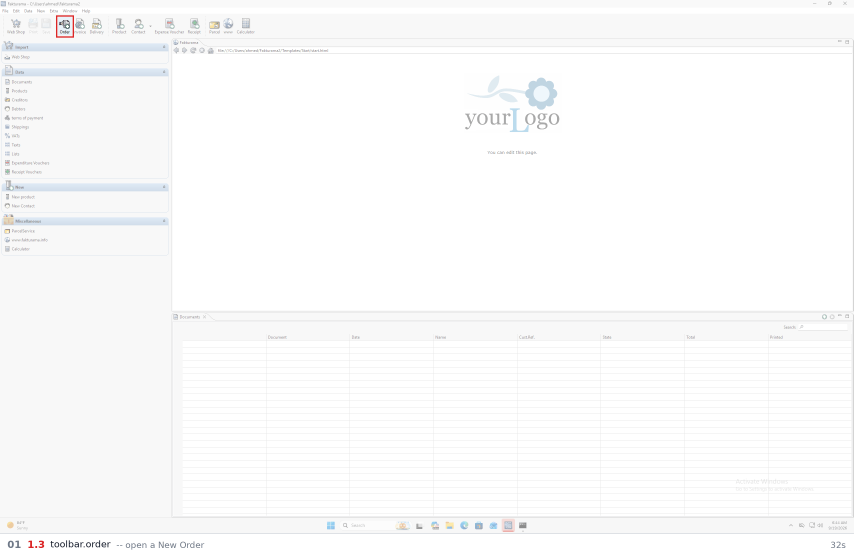
#> input picture docs/film/001-click-toolbar.order.png, 2560 x 1664 px (shown at 1/3 size); its folder holds only this picture in this run
$ python storyboard.py
#> lines starting #> are read from the running program, lines starting #| are printed output that depends on the picture
"""Lay the frames from a --film run out in order, as a contact sheet.

    python -m src.run input/order.png --film      # writes docs/film/NNN-*.png
    python3 tools/storyboard.py                   # writes docs/screenshots/storyboard-N.png

The annotated screenshots argue that each step is correct. This argues something
else: that the steps happen in the order the spec sets out, one continuous run,
without the reviewer having to sit through six minutes of it. Each tile is a
real frame taken straight after the click that produced it, captioned with the
control that was clicked and the spec step that clicked it.

Frames are downscaled hard on purpose. Nobody reads a contact sheet for detail --
they read it for shape. Detail is what 01-10 are for.
"""

from __future__ import annotations

import re
from pathlib import Path

from PIL import Image, ImageDraw, ImageFont

FILM = Path("docs/film")
OUT = Path("docs/screenshots")
FONT_DIR = Path("/usr/share/fonts/truetype/dejavu")

COLS = 4
TILE_W = 620
GAP = 18
CAPTION_H = 62
MARGIN = 26
PER_SHEET = 16

INK = (17, 24, 39)
MUTED = (100, 110, 125)
ACCENT = (198, 40, 40)
PAPER = (255, 255, 255)
FRAME = (203, 208, 215)

#: Which spec step each logical control belongs to. The flow is the source of
#: truth for this; it is repeated here only so a tile can be labelled without
#: parsing Python.
STEP = {
    "toolbar.order": "1.3", "order.editor_tab": "1.8", "address_picker.open": "2.2",
    "address_dlg.cancel": "2.3", "address_dlg.ok": "2.10.2", "menu.payments": "2.10.1",
    "payment.add": "2.10.2", "new.contact": "2.5", "debtor.tab_addresses": "2.7",
    "debtor.add_address": "2.8", "debtor.tab_misc": "2.9",
    "product_picker.open": "3.2", "product_dlg.cancel": "3.3", "product_dlg.ok": "3.12",
    "menu.vats": "3.4", "vat.add": "3.5", "new.product": "3.7",
    "menu.documents": "4.5", "order.followup_invoice": "4.6",
    "invoice.editor_tab": "4.7", "invoice.paid": "5.3",
}


#: The toolbar Save is the same control at 2.10.6, 3.11, 4.4 and 5.4, so the step
#: it belongs to has to come from its neighbours. What follows it settles the two
#: that matter: a Save followed by Data > Documents is the stage-4 or stage-5
#: save, and what precedes it settles the rest.
SAVE_AFTER = [("5.", "5.4"), ("4.", "4.4"), ("3.", "3.11"), ("2.", "2.10.6")]


def steps_for(controls: list[str]) -> list[str]:
    """Label a whole run at once, so Save can see both neighbours."""
    out, prev, seen_stage4 = [], "", False
    for i, logical in enumerate(controls):
        if logical == "order.save":
            nxt = controls[i + 1] if i + 1 < len(controls) else ""
            if nxt == "menu.documents":
                step = "5.4" if seen_stage4 else "4.4"
                seen_stage4 = True
            else:
                step = next((s for p, s in SAVE_AFTER if prev.startswith(p)), "2.10.6")
        else:
            step = STEP.get(logical, "")
        out.append(step)
        prev = step or prev
    return out


def step_for(logical: str, previous: str) -> str:
    if logical != "order.save":
        return STEP.get(logical, "")
    return next((s for p, s in SAVE_AFTER if previous.startswith(p)), "2.10.6")

def font(size: int, bold: bool = False):
    name = "DejaVuSans-Bold.ttf" if bold else "DejaVuSans.ttf"
    try:
        return ImageFont.truetype(str(FONT_DIR / name), size)
    except OSError:
        return ImageFont.load_default()


def label_of(path: Path, previous: str = "") -> tuple[str, str]:
    """('2.2', 'address_picker.open') from '007-click-address_picker.open.png'."""
    m = re.match(r"(\d+)-click-(.+)\.png$", path.name)
    if not m:
        return "", path.stem
    logical = m.group(2)
    return step_for(logical, previous), logical


def sheet(frames: list[Path], index: int, total_sheets: int) -> Path:
#> called with index = 1, total_sheets = 1
    rows = (len(frames) + COLS - 1) // COLS
    with Image.open(frames[0]) as probe:
#> probe is the input picture: PIL image 2560x1664 P; mean R, G, B 250.9, 251, 251.2
        ratio = probe.size[1] / probe.size[0]
#> ratio = 0.65
    tile_h = int(TILE_W * ratio)
#> tile_h = 403
    cell_h = tile_h + CAPTION_H
#> cell_h = 465

    head_h = 92
    W = MARGIN * 2 + COLS * TILE_W + (COLS - 1) * GAP
    H = head_h + MARGIN + rows * cell_h + (rows - 1) * GAP + MARGIN
#> H = 609

    canvas = Image.new("RGB", (W, H), PAPER)
#> canvas: PIL image 2586x609 RGB; every value is 255
    d = ImageDraw.Draw(canvas)

    d.text((MARGIN, MARGIN), "One run, in order", font=font(36, bold=True), fill=INK)
    sub = ("every frame taken straight after the click that produced it"
           if index == 1 else "continued")
    d.text((MARGIN, MARGIN + 44), sub, font=font(22), fill=MUTED)
    if total_sheets > 1:
        note = f"sheet {index} of {total_sheets}"
        d.text((W - MARGIN - d.textlength(note, font=font(22)), MARGIN + 44),
               note, font=font(22), fill=MUTED)

    prev = ""
    for i, f in enumerate(frames):
        r, c = divmod(i, COLS)
        x = MARGIN + c * (TILE_W + GAP)
        y = head_h + MARGIN + r * (cell_h + GAP)
#> y = 118

        with Image.open(f) as im:
            im = im.convert("RGB").resize((TILE_W, tile_h), Image.LANCZOS)
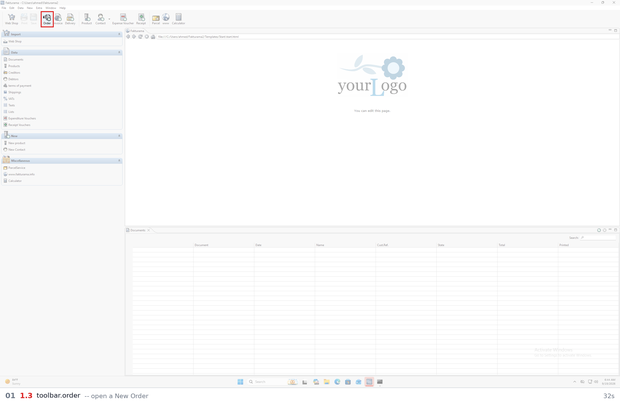
#> im: PIL image 620x403 RGB; mean R, G, B 250.8, 251, 251.1
            canvas.paste(im, (x, y))
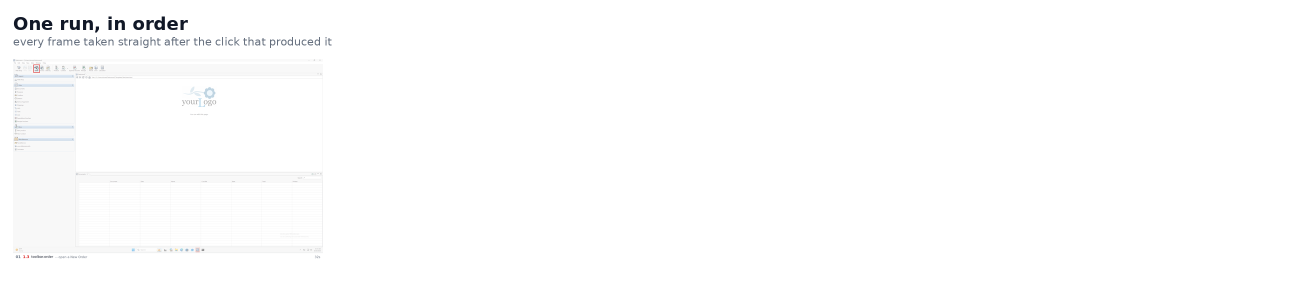
#> canvas: PIL image 2586x609 RGB (shown at 1/2 size); mean R, G, B 253.5, 253.6, 253.7
        d.rectangle((x, y, x + TILE_W, y + tile_h), outline=FRAME, width=2)

        step, logical = label_of(f, prev)
        prev = step or prev
        n = f.name.split("-")[0].lstrip("0") or "0"
        cy = y + tile_h + 10
#> cy = 531
        d.text((x, cy), n, font=font(20, bold=True), fill=MUTED)
        off = x + d.textlength(n, font=font(20, bold=True)) + 10
#> off = 49.92
        if step:
            d.text((off, cy), step, font=font(20, bold=True), fill=ACCENT)
            off += d.textlength(step, font=font(20, bold=True)) + 8
#> off = 93.36
        d.text((off, cy), logical, font=font(20), fill=INK)

    OUT.mkdir(parents=True, exist_ok=True)
    dst = OUT / (f"storyboard-{index}.png" if total_sheets > 1 else "storyboard.png")
    canvas.save(dst)
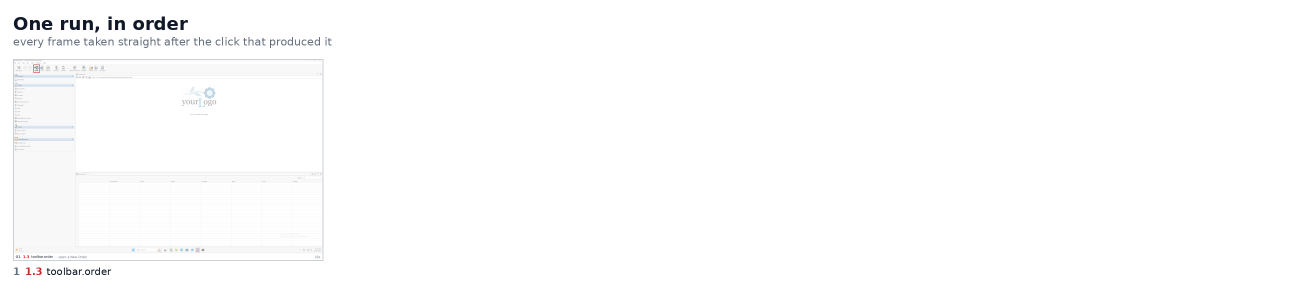
#> saved as storyboard.png: PIL image 2586x609 RGB (shown at 1/2 size); mean R, G, B 253.3, 253.4, 253.5
    print(f"{dst.name}  ({canvas.size[0]}x{canvas.size[1]})  {len(frames)} frames")
#| storyboard.png  (2586x609)  1 frames
    return dst


def main() -> None:
    frames = sorted(FILM.glob("*.png"))
    if not frames:
        print("no frames in docs/film -- run:  python -m src.run input/order.png --film")
        return
    sheets = (len(frames) + PER_SHEET - 1) // PER_SHEET
    for i in range(sheets):
        sheet(frames[i * PER_SHEET:(i + 1) * PER_SHEET], i + 1, sheets)


if __name__ == "__main__":
    main()

$ run again, on docs/film/005-click-payment.add.png
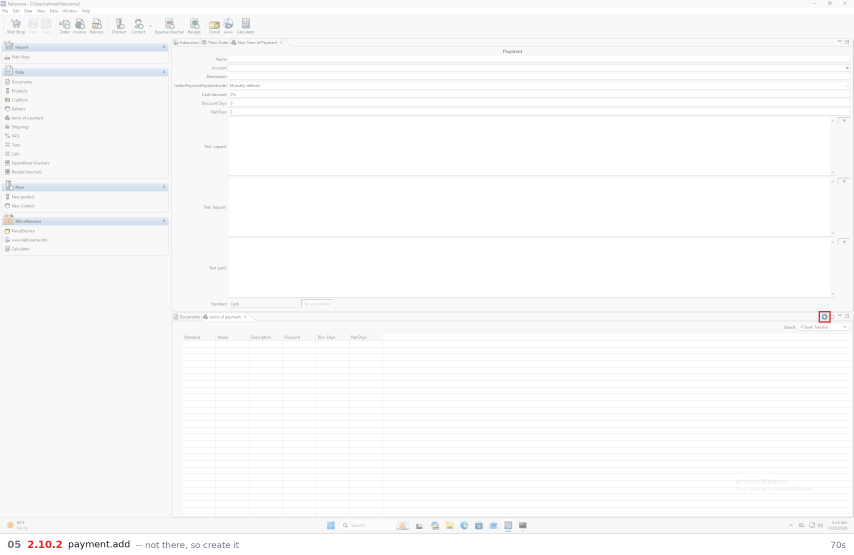
#> input picture docs/film/005-click-payment.add.png, 2560 x 1664 px (shown at 1/3 size)
#> in sheet, probe is the input picture: PIL image 2560x1664 P; mean R, G, B 250.2, 250.3, 250.5
#> in sheet, `im = im.convert("RGB").resize((TILE_W, tile_h), Image.LANCZOS)`:
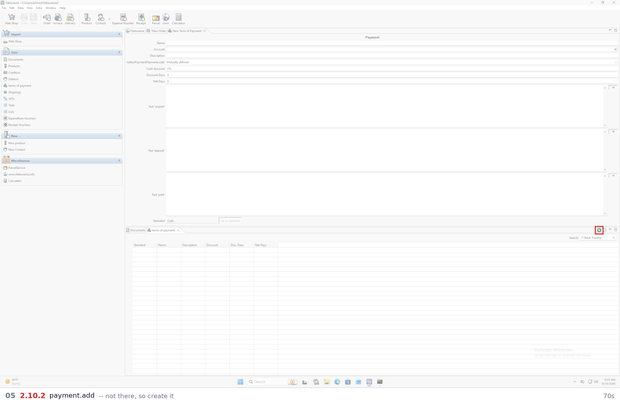
#> im: PIL image 620x403 RGB; mean R, G, B 250.1, 250.2, 250.4
#> in sheet, `off = x + d.textlength(n, font=font(20, bold=True)) + 10`: off = 49.92
#> in sheet, `off += d.textlength(step, font=font(20, bold=True)) + 8`: off = 128.8
#| storyboard.png  (2586x609)  1 frames

$ run again, on docs/film/007-click-new.contact.png
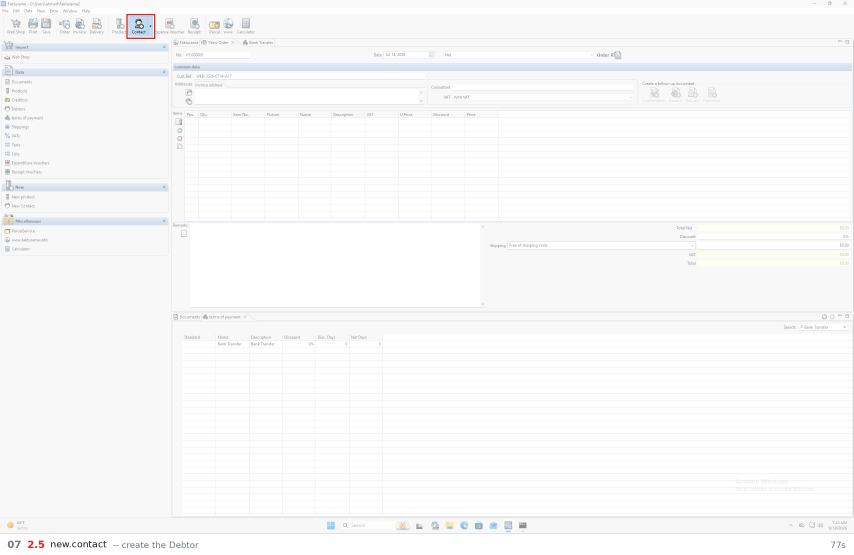
#> input picture docs/film/007-click-new.contact.png, 2560 x 1664 px (shown at 1/3 size)
#> in sheet, probe is the input picture: PIL image 2560x1664 P; mean R, G, B 249.2, 249.4, 249.7
#> in sheet, `im = im.convert("RGB").resize((TILE_W, tile_h), Image.LANCZOS)`:
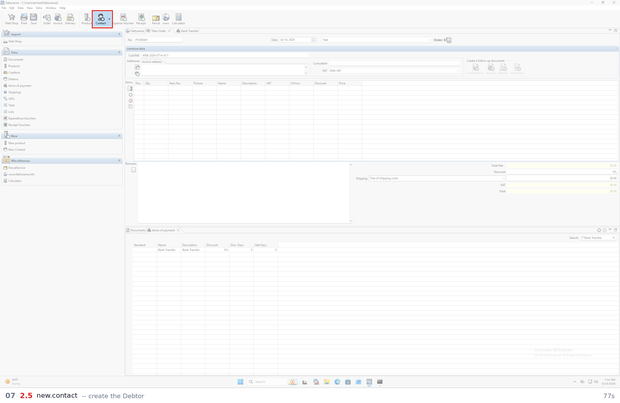
#> im: PIL image 620x403 RGB; mean R, G, B 249.1, 249.3, 249.6
#> in sheet, `off = x + d.textlength(n, font=font(20, bold=True)) + 10`: off = 49.92
#> in sheet, `off += d.textlength(step, font=font(20, bold=True)) + 8`: off = 93.36
#> in sheet, `canvas.save(dst)`:
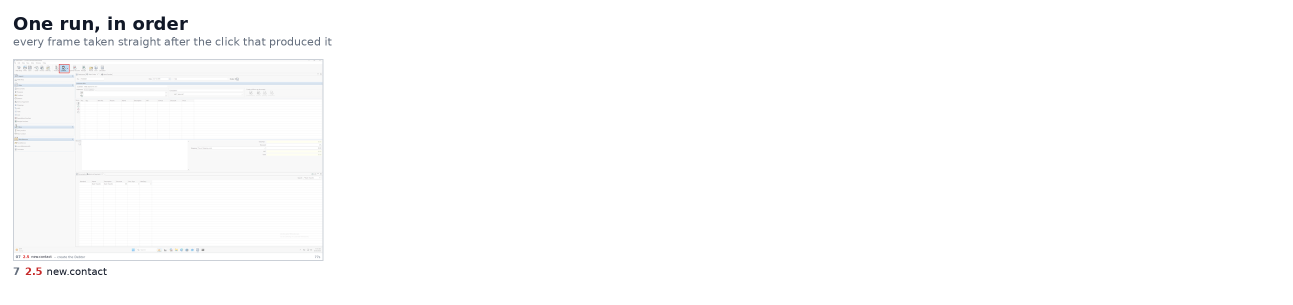
#> saved as storyboard.png: PIL image 2586x609 RGB (shown at 1/2 size); mean R, G, B 253, 253.1, 253.2
#| storyboard.png  (2586x609)  1 frames
